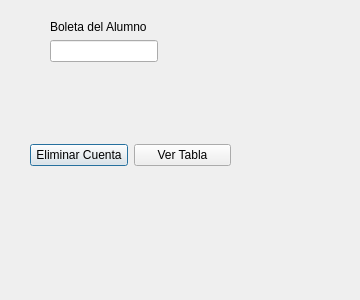
<?xml version="1.0" encoding="UTF-8"?>
<ui version="4.0">
 <class>Dialog</class>
 <widget class="QDialog" name="Dialog">
  <property name="geometry">
   <rect>
    <x>0</x>
    <y>0</y>
    <width>360</width>
    <height>300</height>
   </rect>
  </property>
  <property name="maximumSize">
   <size>
    <width>360</width>
    <height>300</height>
   </size>
  </property>
  <property name="windowTitle">
   <string>Borrar Cuenta</string>
  </property>
  <widget class="QWidget" name="layoutWidget">
   <property name="geometry">
    <rect>
     <x>50</x>
     <y>20</y>
     <width>191</width>
     <height>96</height>
    </rect>
   </property>
   <layout class="QFormLayout" name="formLayout">
    <item row="0" column="0">
     <widget class="QLabel" name="label">
      <property name="text">
       <string>Boleta del Alumno</string>
      </property>
     </widget>
    </item>
    <item row="1" column="0">
     <widget class="QLineEdit" name="Boleta"/>
    </item>
   </layout>
  </widget>
  <widget class="QWidget" name="layoutWidget">
   <property name="geometry">
    <rect>
     <x>30</x>
     <y>140</y>
     <width>201</width>
     <height>30</height>
    </rect>
   </property>
   <layout class="QHBoxLayout" name="horizontalLayout">
    <item>
     <widget class="QPushButton" name="Borrar">
      <property name="text">
       <string>Eliminar Cuenta</string>
      </property>
     </widget>
    </item>
    <item>
     <widget class="QPushButton" name="Ver">
      <property name="text">
       <string>Ver Tabla</string>
      </property>
     </widget>
    </item>
   </layout>
  </widget>
 </widget>
 <resources/>
 <connections/>
</ui>
